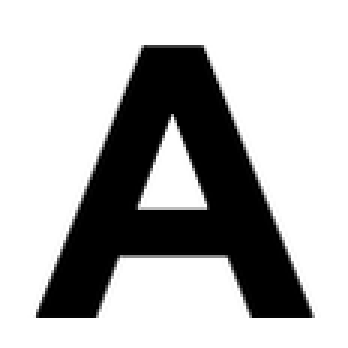
#> input picture letters/A.png, 116 x 116 px (shown 3 times larger); its folder holds only this picture in this run
$ python cropper.py   (older library calls are emulated)
#> lines starting #> are read from the running program, lines starting #| are printed output that depends on the picture
import os
from PIL import Image

class LetterCropper:
    def __init__(self, input_dir, output_dir, target_width, target_height):
        self.input_dir = input_dir
        self.output_dir = output_dir
        self.target_width = target_width
        self.target_height = target_height

    def crop_letters(self):
        if not os.path.exists(self.output_dir):
            os.makedirs(self.output_dir)

        for filename in os.listdir(self.input_dir):
            if filename.endswith('.png'):
                image_path = os.path.join(self.input_dir, filename)
                output_path = os.path.join(self.output_dir, filename)

                try:
                    image = Image.open(image_path)
#> image is the input picture: PIL image 116x116 RGBA; mean R, G, B, A 179.8, 179.8, 179.8, 252.8
                    cropped_image = self.crop_to_target_size(image)
                    cropped_image.save(output_path)
                    print(f"Processed: {filename}")
                except Exception as e:
                    print(f"Error processing {filename}: {e}")

    def crop_to_target_size(self, image):
        width, height = image.size
#> width = 116; height = 116

        left = 0
        top = 14
        right = width
#> right = 116
        bottom = height - 14
#> bottom = 102

        cropped_image = image.crop((left, top, right, bottom))
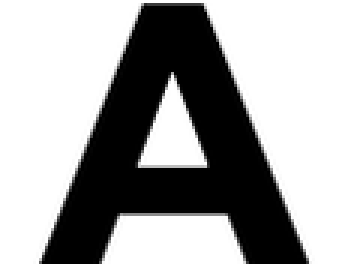
#> cropped_image: PIL image 116x88 RGBA (shown 3 times larger); mean R, G, B, A 160.7, 160.7, 160.7, 252.8; transparent parts drawn white
        cropped_image = cropped_image.resize((self.target_width, self.target_height), Image.ANTIALIAS)
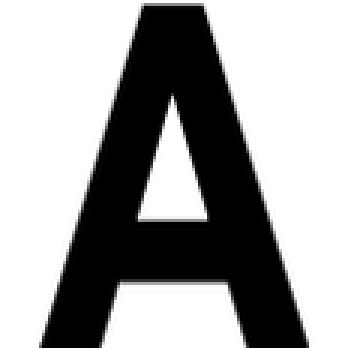
#> cropped_image: PIL image 116x116 RGBA (shown 3 times larger); mean R, G, B, A 160.8, 160.8, 160.8, 252.8; transparent parts drawn white

        return cropped_image

def main():
    input_dir = 'letters'
    output_dir = 'out'
    target_width = 116
    target_height = 116

    cropper = LetterCropper(input_dir, output_dir, target_width, target_height)
    cropper.crop_letters()

if __name__ == "__main__":
    main()

$ run again, on letters/J.png
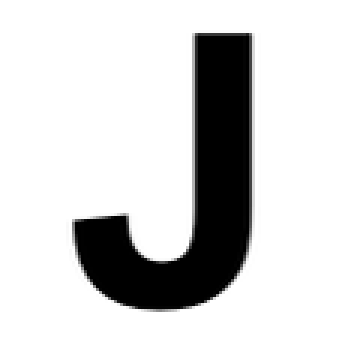
#> input picture letters/J.png, 116 x 116 px (shown 3 times larger)
#> in crop_letters, image is the input picture: PIL image 116x116 RGBA; mean R, G, B, A 209.1, 209.1, 209.1, 255
#> in crop_to_target_size, `cropped_image = image.crop((left, top, right, bottom))`:
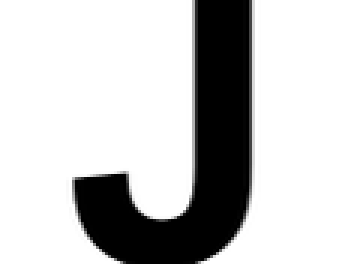
#> cropped_image: PIL image 116x88 RGBA (shown 3 times larger); mean R, G, B, A 196.4, 196.4, 196.4, 255
#> in crop_to_target_size, `cropped_image = cropped_image.resize((self.target_width, self.target_h..`:
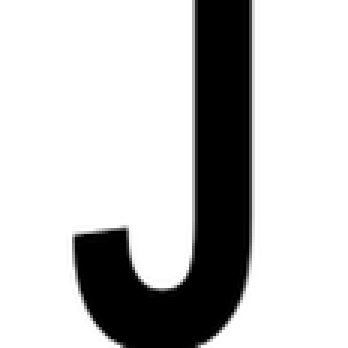
#> cropped_image: PIL image 116x116 RGBA (shown 3 times larger); mean R, G, B, A 196.4, 196.4, 196.4, 255

$ run again, on letters/K.png
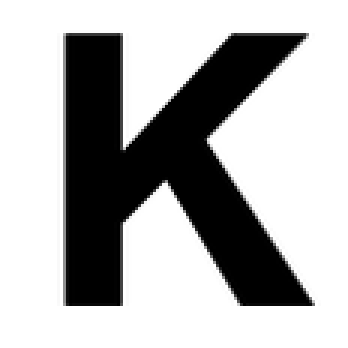
#> input picture letters/K.png, 116 x 116 px (shown 3 times larger)
#> in crop_letters, image is the input picture: PIL image 116x116 RGBA; mean R, G, B, A 174.3, 174.3, 174.3, 252.8
#> in crop_to_target_size, `cropped_image = image.crop((left, top, right, bottom))`:
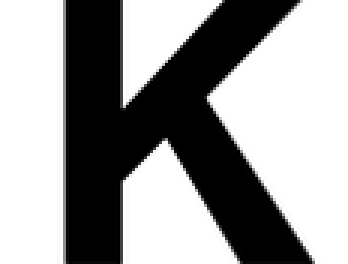
#> cropped_image: PIL image 116x88 RGBA (shown 3 times larger); mean R, G, B, A 152.5, 152.5, 152.5, 252.8; transparent parts drawn white
#> in crop_to_target_size, `cropped_image = cropped_image.resize((self.target_width, self.target_h..`:
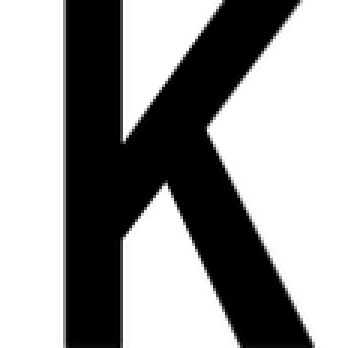
#> cropped_image: PIL image 116x116 RGBA (shown 3 times larger); mean R, G, B, A 152.5, 152.5, 152.5, 252.8; transparent parts drawn white

$ run again, on letters/B.png
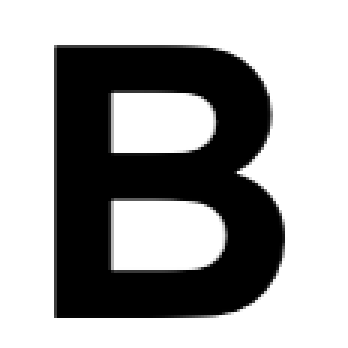
#> input picture letters/B.png, 116 x 116 px (shown 3 times larger)
#> in crop_letters, image is the input picture: PIL image 116x116 RGBA; mean R, G, B, A 158.8, 158.8, 158.8, 250.6
#> in crop_to_target_size, `cropped_image = image.crop((left, top, right, bottom))`:
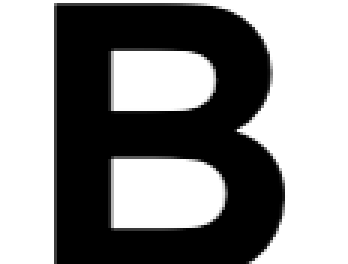
#> cropped_image: PIL image 116x88 RGBA (shown 3 times larger); mean R, G, B, A 135.4, 135.4, 135.4, 250.6; transparent parts drawn white
#> in crop_to_target_size, `cropped_image = cropped_image.resize((self.target_width, self.target_h..`:
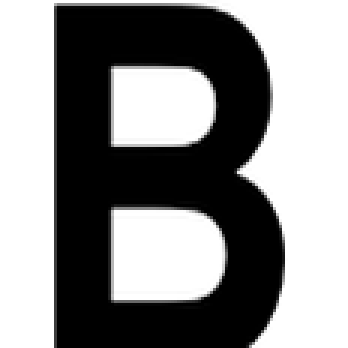
#> cropped_image: PIL image 116x116 RGBA (shown 3 times larger); mean R, G, B, A 135.3, 135.3, 135.3, 250.6; transparent parts drawn white
